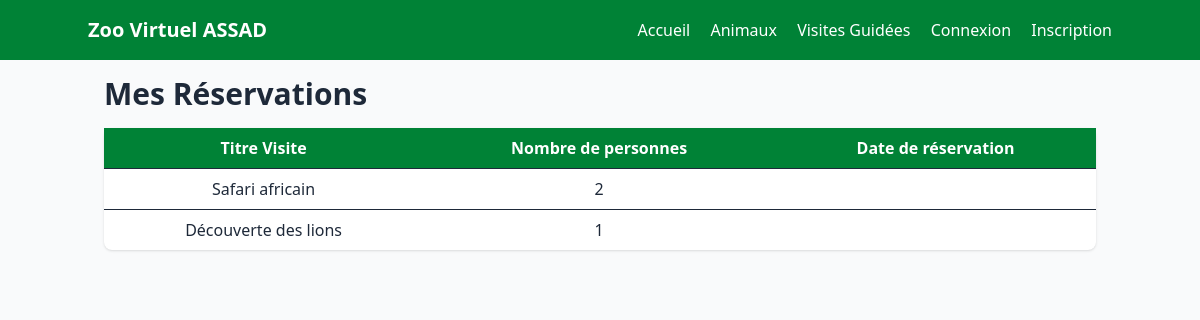
The page /visiteur/mes_reservation.php on the database its author committed.
### tables this page shows
CREATE TABLE reservations (
    id INT AUTO_INCREMENT PRIMARY KEY,
    idvisite INT,
    idutilisateur INT,
    nbpersonnes INT,
    datereservation DATETIME DEFAULT CURRENT_TIMESTAMP,
    FOREIGN KEY (idvisite) REFERENCES visitesguidees(id),
    FOREIGN KEY (idutilisateur) REFERENCES utilisateurs(id)
);

CREATE TABLE visitesguidees (
    id INT AUTO_INCREMENT PRIMARY KEY,
    titre VARCHAR(150) NOT NULL,
    dateheure DATETIME NOT NULL,
    langue VARCHAR(50),
    capacite_max INT CHECK (capacite_max > 0),
    statut ENUM('active','annulee') DEFAULT 'active',
    duree INT CHECK (duree > 0),
    prix float CHECK (prix >= 0),
    id_guide INT,
    FOREIGN KEY (id_guide) REFERENCES utilisateurs(id)
);

### visiteur/mes_reservation.php (the view)
<?php
include '../includes/header.php';
include '../includes/db.php';
$sql = "SELECT r.id, v.titre, r.nbpersonnes, r.datereservation
        FROM reservations r
        JOIN visitesguidees v ON r.idvisite = v.id
        ";
$result = $conn->query($sql);
?>
<h2 class="text-3xl font-bold mb-4">Mes Réservations</h2>
<table class="w-full table-auto bg-white rounded-lg shadow">
    <thead class="bg-green-700 text-white">
        <tr>
            <th class="px-4 py-2">Titre Visite</th>
            <th class="px-4 py-2">Nombre de personnes</th>
            <th class="px-4 py-2">Date de réservation</th>
        </tr>
    </thead>
    <tbody>
        <?php while($row = $result->fetch_assoc()): ?>
        <tr class="text-center border-t">
            <td class="px-4 py-2"><?php echo $row['titre']; ?></td>
            <td class="px-4 py-2"><?php echo $row['nbpersonnes']; ?></td>
            <td class="px-4 py-2"><?php echo $row['datereservation']; ?></td>
        </tr>
        <?php endwhile; ?>
    </tbody>
</table>

### rows shown on the page
reservations: idvisite.titre "Safari africain", nbpersonnes "2"
reservations: idvisite.titre "Découverte des lions", nbpersonnes "1"
